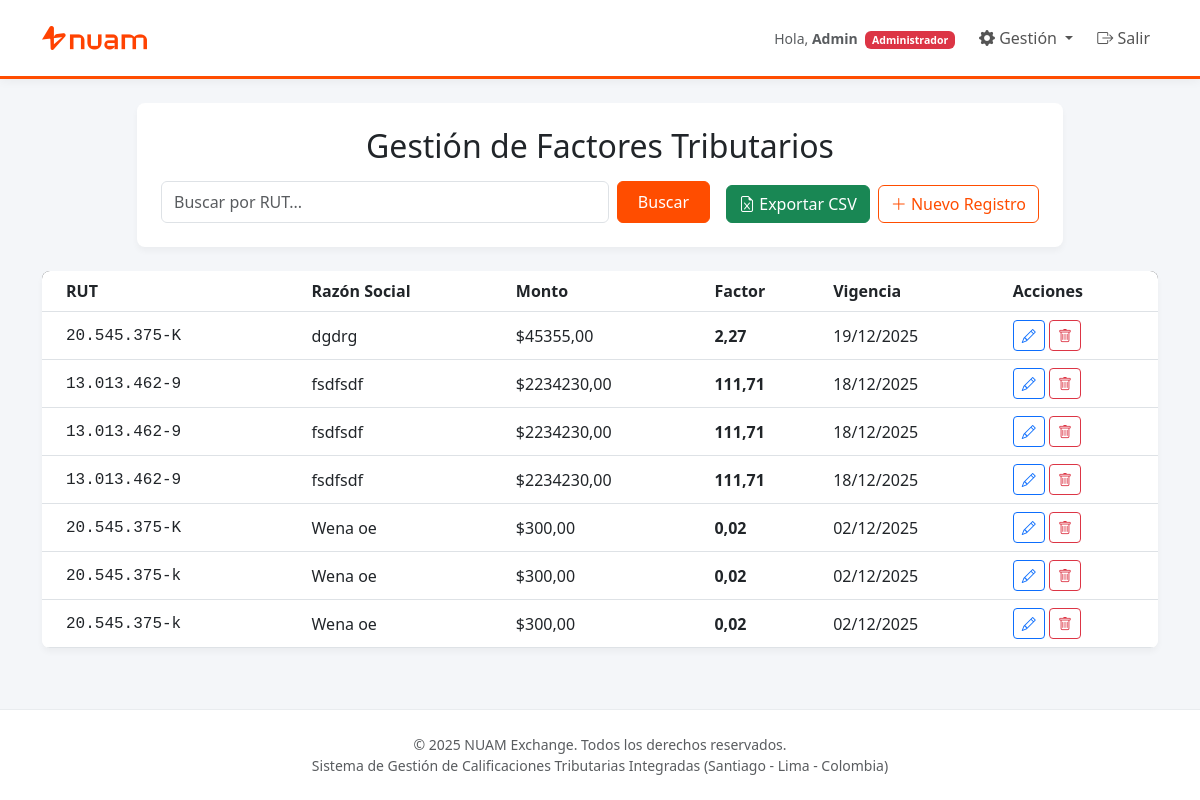
The app's page / (signed in) with its own data.
### core/models.py (models this page shows, shortened)
class TaxQualification(models.Model):
    rut_emisor = models.CharField(max_length=12, db_index=True, verbose_name="RUT Emisor")
    razon_social = models.CharField(max_length=255, verbose_name="Razón Social")
    monto = models.DecimalField(max_digits=15, decimal_places=2, validators=[MinValueValidator(0)])
    factor = models.DecimalField(max_digits=5, decimal_places=2, verbose_name="Factor Calculado")
    fecha_vigencia = models.DateField()
    created_at = models.DateTimeField(auto_now_add=True)
    updated_at = models.DateTimeField(auto_now=True)
    class Meta:
        verbose_name = "Calificación Tributaria"
        verbose_name_plural = "Calificaciones Tributarias"
        ordering = ['-fecha_vigencia', 'rut_emisor']

### core/views.py (the view)
# urls.py: path('', views.home, name='home'),
@login_required
def home(request):
    query = request.GET.get('q')
    results = TaxQualification.objects.all()
    if query:
        results = TaxQualification.objects.filter(rut_emisor__icontains=query)
    if request.GET.get('export') == 'csv':
        return export_csv(results)
    return render(request, 'core/home.html', {'results': results, 'query': query})

### templates/core/home.html
{% extends 'base.html' %}
{% block content %}
<div class="row justify-content-center mb-4">
    <div class="col-lg-10">
        <div class="card p-4">
            <h2 class="mb-3 fw-light text-center">Gestión de Factores Tributarios</h2>
            <div class="d-flex justify-content-between align-items-end">
                <form method="GET" class="d-flex flex-grow-1 me-3">
                    <input type="text" name="q" class="form-control" placeholder="Buscar por RUT..." value="{{ query|default:'' }}">
                    <button type="submit" class="btn btn-nuam ms-2">Buscar</button>
                </form>
                <a href="?export=csv{% if query %}&q={{ query }}{% endif %}" class="btn btn-success me-2">
                    <i class="bi bi-file-earmark-excel"></i> Exportar CSV
                </a>
                {% if user.is_staff %}
                <a href="{% url 'create_tax' %}" class="btn btn-outline-nuam">
                    <i class="bi bi-plus-lg"></i> Nuevo Registro
                </a>
                {% endif %}
            </div>
        </div>
    </div>
</div>
<div class="card">
    <table class="table table-hover mb-0 align-middle">
        <thead class="table-head-nuam">
            <tr>
                <th class="ps-4">RUT</th>
                <th>Razón Social</th>
                <th>Monto</th>
                <th>Factor</th>
                <th>Vigencia</th>
                {% if user.is_staff %}<th>Acciones</th>{% endif %}
            </tr>
        </thead>
        <tbody>
            {% for item in results %}
            <tr>
                <td class="ps-4 font-monospace">{{ item.rut_emisor }}</td>
                <td>{{ item.razon_social }}</td>
                <td>${{ item.monto }}</td>
                <td><strong>{{ item.factor }}</strong></td>
                <td>{{ item.fecha_vigencia|date:"d/m/Y" }}</td>
                {% if user.is_staff %}
                <td>
                    <a href="{% url 'edit_tax' item.id %}" class="btn btn-sm btn-outline-primary"><i class="bi bi-pencil"></i></a>
                    <a href="{% url 'delete_tax' item.id %}" class="btn btn-sm btn-outline-danger"><i class="bi bi-trash"></i></a>
                </td>
                {% endif %}
            </tr>
            {% empty %}
            <tr><td colspan="6" class="text-center py-4">No hay datos.</td></tr>
            {% endfor %}
        </tbody>
    </table>
</div>
{% endblock %}

### templates/base.html (shortened to what this page needs)
{% load static %}
<!DOCTYPE html>
<html lang="es">
<head>
    <link href="https://cdn.jsdelivr.net/npm/bootstrap@5.3.0/dist/css/bootstrap.min.css" rel="stylesheet">
    <link rel="stylesheet" href="https://cdn.jsdelivr.net/npm/bootstrap-icons@1.10.5/font/bootstrap-icons.css">
    <link href="{% static 'css/style.css' %}" rel="stylesheet">
</head>
<body>
    <nav class="navbar navbar-expand-lg navbar-custom mb-4">
        <div class="container">
            <a class="navbar-brand" href="{% url 'home' %}">
                <img src="{% static 'img/nuam_HD.png' %}" alt="Logo NUAM" class="navbar-brand-logo">
            </a>
            <div class="collapse navbar-collapse" id="navbarContent">
                <ul class="navbar-nav ms-auto mb-2 mb-lg-0 align-items-center">
                    {% if user.is_authenticated %}
                        <li class="nav-item me-3">
                            <span class="text-muted small">
                                Hola, <strong>{{ user.username|title }}</strong>
                                {% if user.is_superuser %}
                                    <span class="badge bg-danger ms-1">Administrador</span>
                                {% elif user.is_staff %}
                                    <span class="badge bg-warning text-dark ms-1">Analista</span>
                                {% else %}
                                    <span class="badge bg-secondary ms-1">Corredor</span>
                                {% endif %}
                            </span>
                        </li>
                        {% if user.is_staff %}
                        <li class="nav-item dropdown">
                            <a class="nav-link dropdown-toggle btn btn-outline-nuam btn-sm me-2" href="#" role="button" data-bs-toggle="dropdown">
                                <i class="bi bi-gear-fill"></i> Gestión
                            </a>
                        </li>
                        {% endif %}
                        <li class="nav-item">
                            <form action="{% url 'logout' %}" method="post" class="d-inline">
                                <button type="submit" class="btn btn-link nav-link text-danger" style="text-decoration: none;">
                                    <i class="bi bi-box-arrow-right"></i> Salir
                                </button>
                            </form>
                        </li>
                    {% else %}
                        <li class="nav-item">
                            <a href="{% url 'login' %}" class="btn btn-nuam btn-sm">Acceso Corporativo</a>
                        </li>
                    {% endif %}
                </ul>
            </div>
        </div>
    </nav>
    <div class="container pb-5">
        {% block content %}{% endblock %}
    </div>
    <footer class="text-center py-4 text-muted small">
        <div class="container">
            <p class="mb-0">© 2025 NUAM Exchange. Todos los derechos reservados.</p>
            <p class="mb-0">Sistema de Gestión de Calificaciones Tributarias Integradas (Santiago - Lima - Colombia)</p>
        </div>
    </footer>
</body>
</html>

### static/css/style.css (style rules this page uses)
:root { --nuam-orange: #FF4D00; --nuam-orange-hover: #D63F00; --nuam-bg: #f4f6f9; --nuam-text: #2c3e50; }
body { background-color: var(--nuam-bg); font-family: 'Segoe UI', 'Roboto', 'Helvetica Neue', sans-serif; color: var(--nuam-text); min-height: 100vh; display: flex; flex-direction: column; }
.navbar-custom { background-color: #ffffff; border-bottom: 3px solid var(--nuam-orange); box-shadow: 0 2px 10px rgba(0,0,0,0.05); }
.navbar-brand-logo { height: 150px; width: auto; margin-top: -50px; margin-bottom: -50px; position: relative; z-index: 1000; transition: opacity 0.3s; }
.nav-link { color: #555 !important; font-weight: 500; }
.card { border: none; border-radius: 8px; box-shadow: 0 4px 6px rgba(0,0,0,0.04); background-color: white; overflow: hidden; }
.btn-nuam { background-color: var(--nuam-orange); border-color: var(--nuam-orange); color: white; font-weight: 500; padding: 8px 20px; transition: all 0.3s ease; }
.btn-outline-nuam { color: var(--nuam-orange); border-color: var(--nuam-orange); background-color: transparent; }
.table-head-nuam { background-color: #343a40; color: white; }
footer { margin-top: auto; border-top: 1px solid #e9ecef; background-color: white; }

### records on screen
TaxQualification: rut_emisor "20.545.375-K", razon_social "dgdrg", monto "45355,00", factor "2,27", fecha_vigencia "19/12/2025"
TaxQualification: rut_emisor "13.013.462-9", razon_social "fsdfsdf", monto "2234230,00", factor "111,71", fecha_vigencia "18/12/2025"
TaxQualification: rut_emisor "13.013.462-9", razon_social "fsdfsdf", monto "2234230,00", factor "111,71", fecha_vigencia "18/12/2025"
TaxQualification: rut_emisor "13.013.462-9", razon_social "fsdfsdf", monto "2234230,00", factor "111,71", fecha_vigencia "18/12/2025"
TaxQualification: rut_emisor "20.545.375-K", razon_social "Wena oe", monto "300,00", factor "0,02", fecha_vigencia "02/12/2025"
TaxQualification: rut_emisor "20.545.375-k", razon_social "Wena oe", monto "300,00", factor "0,02", fecha_vigencia "02/12/2025"
TaxQualification: rut_emisor "20.545.375-k", razon_social "Wena oe", monto "300,00", factor "0,02", fecha_vigencia "02/12/2025"

### other values on screen
{{ user.username|title }} "Admin"
